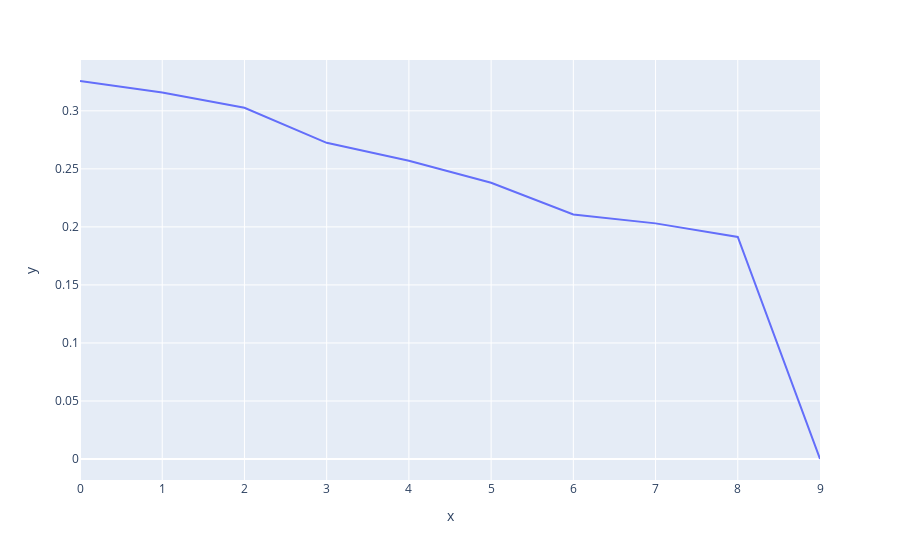
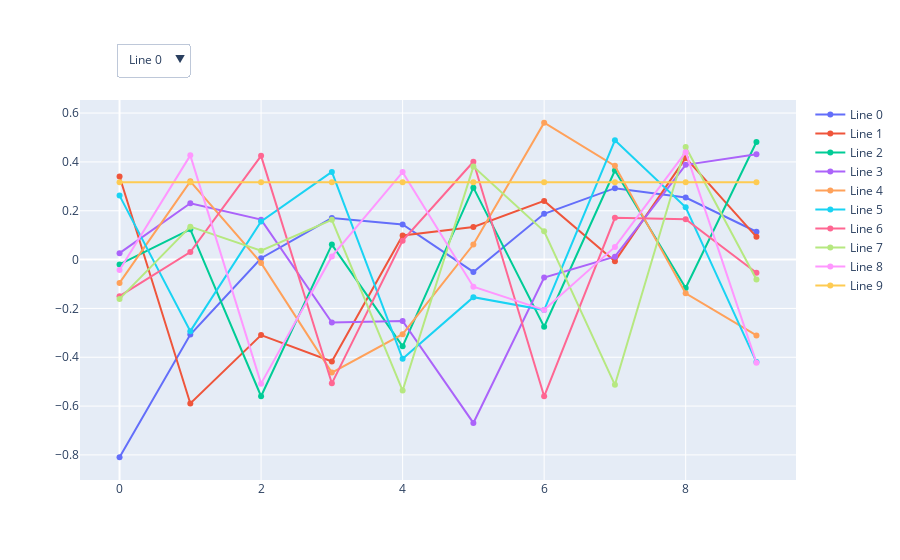
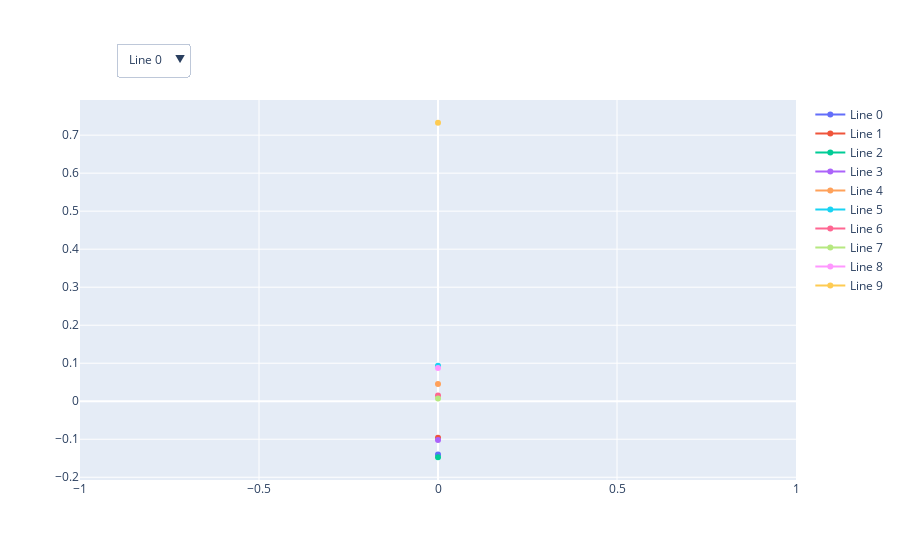

Write notebook code for charts like these, in order.
### Code cell
by_digit = einops.rearrange(number_embeddings_centered, "(other ten) d_model -> other ten d_model", ten=10)
U2, S2, Vh2 = by_digit.mean(0).svd()
line(S2)
plot_multiple_lines(U2.T)
plot_multiple_lines(U2.T @ S2[:, None])

### Figure 1 — Plotly figure (JSON) as saved in the notebook; plotly's stock layout.template omitted (floating-point values rounded to 4 significant figures)
{"data": [{"hovertemplate": "x=%{x}<br>y=%{y}<extra></extra>", "legendgroup": "", "line": {"color": "#636efa", "dash": "solid"}, "marker": {"symbol": "circle"}, "mode": "lines", "name": "", "orientation": "v", "showlegend": false, "type": "scatter", "x": [0, 1, 2, 3, 4, 5, 6, 7, 8, 9], "xaxis": "x", "y": [0.3257, 0.3157, 0.3026, 0.2725, 0.257, 0.2381, 0.2107, 0.203, 0.1914, 2.507e-07], "yaxis": "y"}], "layout": {"autosize": true, "legend": {"tracegroupgap": 0}, "margin": {"t": 60}, "xaxis": {"anchor": "y", "autorange": true, "domain": [0, 1], "range": [0, 9], "title": {"text": "x"}, "type": "linear"}, "yaxis": {"anchor": "x", "autorange": true, "domain": [0, 1], "range": [-0.01809, 0.3438], "title": {"text": "y"}, "type": "linear"}}}

### Figure 2 — Plotly figure (JSON) as saved in the notebook; plotly's stock layout.template omitted (floating-point values rounded to 4 significant figures)
{"data": [{"name": "Line 0", "type": "scatter", "visible": true, "x": [0, 1, 2, 3, 4, 5, 6, 7, 8, 9], "y": [-0.8095, -0.3072, 0.005618, 0.17, 0.1438, -0.05051, 0.1873, 0.2925, 0.2541, 0.1139]}, {"name": "Line 1", "type": "scatter", "visible": true, "x": [0, 1, 2, 3, 4, 5, 6, 7, 8, 9], "y": [0.3401, -0.5892, -0.3091, -0.4174, 0.09859, 0.1336, 0.2404, -0.006449, 0.4162, 0.0933]}, {"name": "Line 2", "type": "scatter", "visible": true, "x": [0, 1, 2, 3, 4, 5, 6, 7, 8, 9], "y": [-0.02, 0.1239, -0.5596, 0.06127, -0.3552, 0.2945, -0.2751, 0.3649, -0.1163, 0.4817]}, {"name": "Line 3", "type": "scatter", "visible": true, "x": [0, 1, 2, 3, 4, 5, 6, 7, 8, 9], "y": [0.02623, 0.2308, 0.1636, -0.2581, -0.2512, -0.669, -0.07343, 0.01179, 0.3881, 0.4312]}, {"name": "Line 4", "type": "scatter", "visible": true, "x": [0, 1, 2, 3, 4, 5, 6, 7, 8, 9], "y": [-0.09567, 0.3203, -0.01364, -0.4627, -0.3056, 0.06166, 0.5604, 0.3839, -0.1382, -0.3104]}, {"name": "Line 5", "type": "scatter", "visible": true, "x": [0, 1, 2, 3, 4, 5, 6, 7, 8, 9], "y": [0.2619, -0.2931, 0.1562, 0.3591, -0.4062, -0.1539, -0.2066, 0.4886, 0.2139, -0.4199]}, {"name": "Line 6", "type": "scatter", "visible": true, "x": [0, 1, 2, 3, 4, 5, 6, 7, 8, 9], "y": [-0.15, 0.03114, 0.4248, -0.5067, 0.07748, 0.4007, -0.5598, 0.1713, 0.1649, -0.05373]}, {"name": "Line 7", "type": "scatter", "visible": true, "x": [0, 1, 2, 3, 4, 5, 6, 7, 8, 9], "y": [-0.1611, 0.1348, 0.03661, 0.1627, -0.5363, 0.3807, 0.1161, -0.5128, 0.4609, -0.08162]}, {"name": "Line 8", "type": "scatter", "visible": true, "x": [0, 1, 2, 3, 4, 5, 6, 7, 8, 9], "y": [-0.04243, 0.4268, -0.508, 0.01293, 0.3583, -0.1114, -0.2062, 0.052, 0.44, -0.4221]}, {"name": "Line 9", "type": "scatter", "visible": true, "x": [0, 1, 2, 3, 4, 5, 6, 7, 8, 9], "y": [0.3162, 0.3162, 0.3162, 0.3162, 0.3162, 0.3162, 0.3162, 0.3162, 0.3162, 0.3162]}], "layout": {"autosize": true, "showlegend": true, "title": {"text": ""}, "updatemenus": [{"buttons": [{"args": [null, {"visible": [true, false, false, false, false, false, false, false, false, false]}], "label": "Line 0", "method": "update"}, {"args": [null, {"visible": [false, true, false, false, false, false, false, false, false, false]}], "label": "Line 1", "method": "update"}, {"args": [null, {"visible": [false, false, true, false, false, false, false, false, false, false]}], "label": "Line 2", "method": "update"}, {"args": [null, {"visible": [false, false, false, true, false, false, false, false, false, false]}], "label": "Line 3", "method": "update"}, {"args": [null, {"visible": [false, false, false, false, true, false, false, false, false, false]}], "label": "Line 4", "method": "update"}, {"args": [null, {"visible": [false, false, false, false, false, true, false, false, false, false]}], "label": "Line 5", "method": "update"}, {"args": [null, {"visible": [false, false, false, false, false, false, true, false, false, false]}], "label": "Line 6", "method": "update"}, {"args": [null, {"visible": [false, false, false, false, false, false, false, true, false, false]}], "label": "Line 7", "method": "update"}, {"args": [null, {"visible": [false, false, false, false, false, false, false, false, true, false]}], "label": "Line 8", "method": "update"}, {"args": [null, {"visible": [false, false, false, false, false, false, false, false, false, true]}], "label": "Line 9", "method": "update"}, {"args": [null, {"visible": [true, true, true, true, true, true, true, true, true, true]}], "label": "All", "method": "update"}], "direction": "down", "showactive": true, "x": 0.05, "xanchor": "left", "y": 1.15, "yanchor": "top"}], "xaxis": {"autorange": true, "range": [-0.5604, 9.56], "title": {"text": ""}, "type": "linear"}, "yaxis": {"autorange": true, "range": [-0.9225, 0.6734], "title": {"text": ""}, "type": "linear"}}}

### Figure 3 — Plotly figure (JSON) as saved in the notebook; plotly's stock layout.template omitted (floating-point values rounded to 4 significant figures)
{"data": [{"name": "Line 0", "type": "scatter", "visible": true, "x": [0], "y": [-0.1402]}, {"name": "Line 1", "type": "scatter", "visible": true, "x": [0], "y": [-0.09639]}, {"name": "Line 2", "type": "scatter", "visible": true, "x": [0], "y": [-0.1474]}, {"name": "Line 3", "type": "scatter", "visible": true, "x": [0], "y": [-0.102]}, {"name": "Line 4", "type": "scatter", "visible": true, "x": [0], "y": [0.04551]}, {"name": "Line 5", "type": "scatter", "visible": true, "x": [0], "y": [0.09343]}, {"name": "Line 6", "type": "scatter", "visible": true, "x": [0], "y": [0.01512]}, {"name": "Line 7", "type": "scatter", "visible": true, "x": [0], "y": [0.006871]}, {"name": "Line 8", "type": "scatter", "visible": true, "x": [0], "y": [0.08762]}, {"name": "Line 9", "type": "scatter", "visible": true, "x": [0], "y": [0.7326]}], "layout": {"autosize": true, "showlegend": true, "title": {"text": ""}, "updatemenus": [{"buttons": [{"args": [null, {"visible": [true, false, false, false, false, false, false, false, false, false]}], "label": "Line 0", "method": "update"}, {"args": [null, {"visible": [false, true, false, false, false, false, false, false, false, false]}], "label": "Line 1", "method": "update"}, {"args": [null, {"visible": [false, false, true, false, false, false, false, false, false, false]}], "label": "Line 2", "method": "update"}, {"args": [null, {"visible": [false, false, false, true, false, false, false, false, false, false]}], "label": "Line 3", "method": "update"}, {"args": [null, {"visible": [false, false, false, false, true, false, false, false, false, false]}], "label": "Line 4", "method": "update"}, {"args": [null, {"visible": [false, false, false, false, false, true, false, false, false, false]}], "label": "Line 5", "method": "update"}, {"args": [null, {"visible": [false, false, false, false, false, false, true, false, false, false]}], "label": "Line 6", "method": "update"}, {"args": [null, {"visible": [false, false, false, false, false, false, false, true, false, false]}], "label": "Line 7", "method": "update"}, {"args": [null, {"visible": [false, false, false, false, false, false, false, false, true, false]}], "label": "Line 8", "method": "update"}, {"args": [null, {"visible": [false, false, false, false, false, false, false, false, false, true]}], "label": "Line 9", "method": "update"}, {"args": [null, {"visible": [true, true, true, true, true, true, true, true, true, true]}], "label": "All", "method": "update"}], "direction": "down", "showactive": true, "x": 0.05, "xanchor": "left", "y": 1.15, "yanchor": "top"}], "xaxis": {"autorange": true, "range": [-1, 1], "title": {"text": ""}, "type": "linear"}, "yaxis": {"autorange": true, "range": [-0.22, 0.8052], "title": {"text": ""}, "type": "linear"}}}
